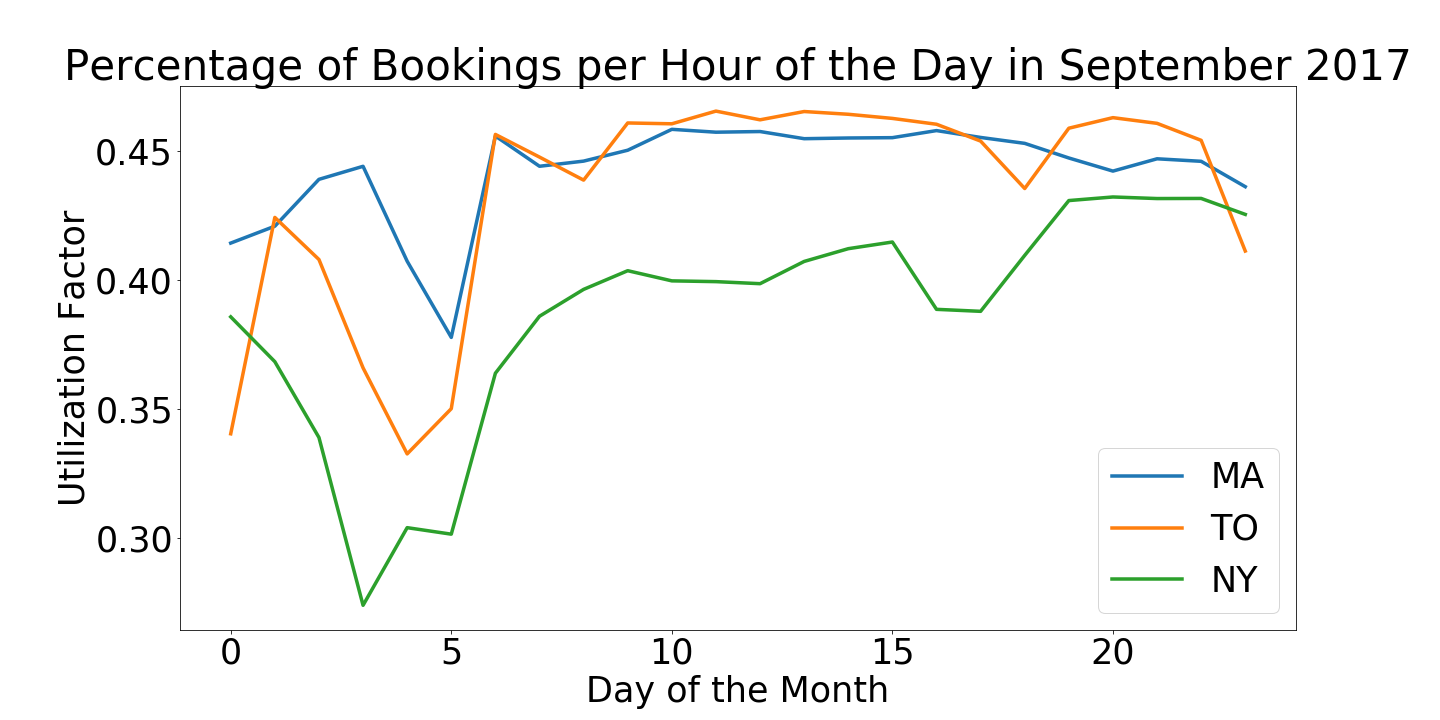

This chart was generated by the following Python code:
# -*- coding: utf-8 -*-
"""
Created on Wed Jan 31 13:31:14 2018

@author: Matteo
"""

from matplotlib import pyplot
import json
import numpy as np
import os


if __name__=='__main__':
    bookings_d = {}
    parkings_d = {}
    cities = ['MA','TO','NY']
    
    for city in cities:
        folder = os.path.dirname(os.path.abspath(__file__))
        #%% Bookings filtered
        bookings = folder + "/booking_"+city+".dat"    
        f=open(bookings,"r")
        booking_lines=f.readlines()
        bookings_d[city] = {}
        previous = -1
        y = []
        for l in booking_lines:
            key = int(l.split(' ')[1])
            value = int(l.split(' ')[2])        
    
            while (int(key) - previous) != 1:
                bookings_d[city][previous+1] = 0
                previous += 1
                
            bookings_d[city][key] = value
            previous = int(key)
            
                    
        
        f.close()       

        
        #%% Parkings filtered
        parkings = folder + "/parking_"+city+".dat"    
        f=open(parkings,"r")
        parking_lines=f.readlines()
        x=[]
        y=[]
        previous = -1
        parkings_d[city] = {}
        
        for l in parking_lines:
            key = int(l.split(' ')[1])
            value = int(l.split(' ')[2])   
            while (int(key) - previous) != 1:
                parkings_d[city][previous+1] = 0
                previous += 1
                
            parkings_d[city][key] = value
            previous = key
            
        f.close()
    
#%% computing percentage
    percentage_b = {}
    percentage_p = {}
    total = {}
    fig = pyplot.figure(3, figsize=(20,10))
    pyplot.title('Percentage of Bookings per Hour of the Day in September 2017')
    pyplot.xlabel('Day of the Month')
    pyplot.ylabel('Utilization Factor')
    for city in cities:
        percentage_b[city] = {}
        percentage_p[city] = {}
        total[city] = {}
        for hour in bookings_d[city]:
            try:
                total[city][hour] = bookings_d[city][hour] + parkings_d[city][hour]
            except KeyError as e:
                print ('Missing Values')
                total[city][hour] = -1
                           
            
            try:
                percentage_b[city][hour] = float(bookings_d[city][hour])/total[city][hour]
            except ZeroDivisionError as zerodiv:
                percentage_b[city][hour] = 0
        x = np.linspace(0, 23, 24)
        pyplot.plot(x, list(percentage_b[city].values()), label=city)
        pyplot.legend()
        fig.savefig(folder + '/percentage.png')
    
      
        
        
    
        